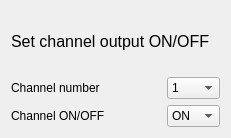
            <widget class="QWidget" name="tab_DP832_channel_option">
             <attribute name="title">
              <string>Channel option</string>
             </attribute>
             <layout class="QFormLayout" name="formLayout_63">
              <item row="0" column="0" colspan="2">
               <widget class="QLabel" name="label_191">
                <property name="minimumSize">
                 <size>
                  <width>0</width>
                  <height>60</height>
                 </size>
                </property>
                <property name="font">
                 <font>
                  <family>Arial</family>
                  <pointsize>12</pointsize>
                  <weight>50</weight>
                  <italic>false</italic>
                  <bold>false</bold>
                 </font>
                </property>
                <property name="styleSheet">
                 <string notr="true">font: 12pt &quot;Arial&quot;;</string>
                </property>
                <property name="text">
                 <string>Set channel output ON/OFF</string>
                </property>
               </widget>
              </item>
              <item row="1" column="0">
               <widget class="QLabel" name="label_207">
                <property name="minimumSize">
                 <size>
                  <width>150</width>
                  <height>0</height>
                 </size>
                </property>
                <property name="maximumSize">
                 <size>
                  <width>200</width>
                  <height>16777215</height>
                 </size>
                </property>
                <property name="text">
                 <string>Channel number</string>
                </property>
               </widget>
              </item>
              <item row="1" column="1">
               <widget class="QComboBox" name="comboBox_DP832_channel_option_channel">
                <property name="sizeAdjustPolicy">
                 <enum>QComboBox::AdjustToContentsOnFirstShow</enum>
                </property>
                <item>
                 <property name="text">
                  <string>1</string>
                 </property>
                </item>
                <item>
                 <property name="text">
                  <string>2</string>
                 </property>
                </item>
                <item>
                 <property name="text">
                  <string>3</string>
                 </property>
                </item>
               </widget>
              </item>
              <item row="2" column="0">
               <widget class="QLabel" name="label_209">
                <property name="minimumSize">
                 <size>
                  <width>150</width>
                  <height>0</height>
                 </size>
                </property>
                <property name="maximumSize">
                 <size>
                  <width>200</width>
                  <height>16777215</height>
                 </size>
                </property>
                <property name="text">
                 <string>Channel ON/OFF</string>
                </property>
               </widget>
              </item>
              <item row="2" column="1">
               <widget class="QComboBox" name="comboBox_DP832_channel_option_switch">
                <item>
                 <property name="text">
                  <string>ON</string>
                 </property>
                </item>
                <item>
                 <property name="text">
                  <string>OFF</string>
                 </property>
                </item>
               </widget>
              </item>
             </layout>
            </widget>
